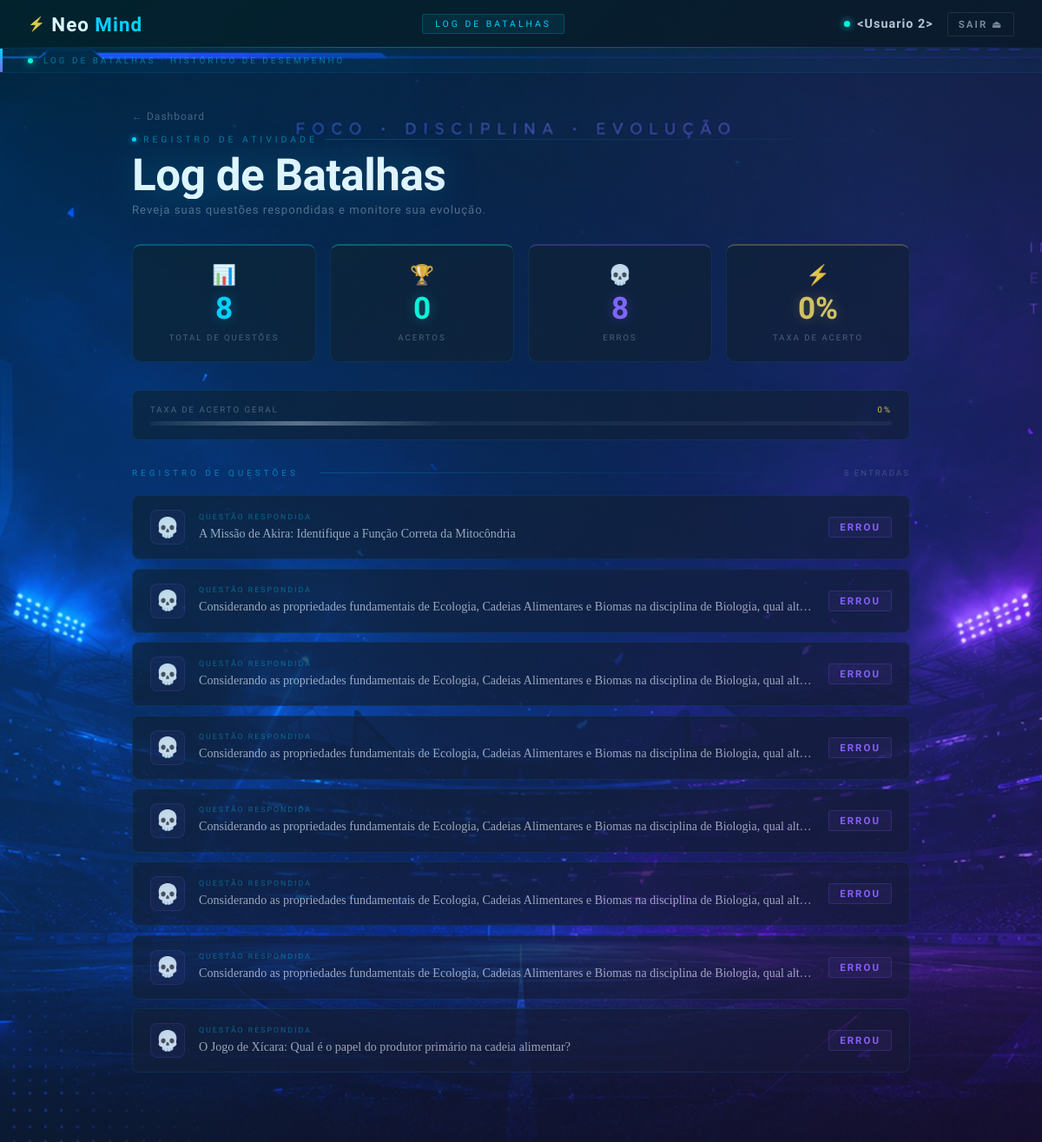
The app's page /historico (signed in) with its own data.
### app.py (models this page shows)
class Historico(db.Model):
    id = db.Column(db.Integer, primary_key=True)
    usuario = db.Column(db.String(100), nullable=False)
    pergunta = db.Column(db.String(200), nullable=False)
    resultado = db.Column(db.String(50), nullable=False)

### app.py (the view)
@app.route('/historico')
def historico():
    if 'usuario' not in session:
        return redirect('/login')
    usuario_atual = Usuario.query.filter_by(usuario=session['usuario']).first()
    historicos_usuario = Historico.query.filter_by(usuario=session['usuario']).all()
    return render_template('historico.html', historicos=historicos_usuario, usuario=usuario_atual)

### templates/historico.html (shortened to what this page needs)
<!DOCTYPE html>
<html lang="pt-br">
<head>
    <link rel="stylesheet" href="{{ url_for('static', filename='style.css') }}">
    <link rel="stylesheet" href="{{ url_for('static', filename='dashboard-fut.css') }}">
    <link rel="stylesheet" href="{{ url_for('static', filename='historico-fut.css') }}">
</head>
<body class="nm-body fut-body">
<canvas id="fut-particles" class="fut-particles-canvas"></canvas>
<div class="fut-transition-overlay" id="fut-transition"></div>
<div class="nm-blob nm-blob-1"></div>
<div class="nm-blob nm-blob-2"></div>
<nav class="fut-nav">
    <div class="fut-nav-logo"><span class="fut-nav-logo-icon">⚡</span>Neo<span>Mind</span></div>
    <div class="fut-nav-center"><span class="fut-nav-badge">LOG DE BATALHAS</span></div>
    <div class="fut-nav-right">
        <div class="fut-nav-user">
            <div class="fut-nav-user-dot"></div>
            <span class="fut-nav-username">{{ usuario }}</span>
        </div>
        <a href="/logout" class="fut-nav-exit">SAIR ⏏</a>
    </div>
</nav>
<div class="hfut-status-bar">
    <span class="hfut-status-dot"></span>
    <span>LOG DE BATALHAS · HISTÓRICO DE DESEMPENHO</span>
</div>
<div class="hfut-wrapper">
    <div class="hfut-page-header">
        <a href="/dashboard" class="hfut-breadcrumb">← Dashboard</a>
        <div class="hfut-eyebrow">
            <span class="hfut-eyebrow-dot"></span>
            REGISTRO DE ATIVIDADE
            <span class="hfut-eyebrow-line"></span>
        </div>
        <h1 class="hfut-page-title">Log de <em>Batalhas</em></h1>
        <p class="hfut-page-sub">Reveja suas questões respondidas e monitore sua evolução.</p>
    </div>
    {% if not historicos %}
    <div class="hfut-empty">
        <span class="hfut-empty-icon">📭</span>
        <h3 class="hfut-empty-title">Sem histórico ainda</h3>
        <p class="hfut-empty-text">Responda questões para ver seu desempenho registrado aqui!</p>
        <a href="/materias" class="hfut-empty-btn">⚡ Começar a Estudar →</a>
    </div>
    {% else %}
    {% set total   = historicos|length %}
    {% set acertos = historicos|selectattr('resultado', 'equalto', 'Acertou!')|list|length %}
    {% set taxa    = (acertos / total * 100)|round|int if total > 0 else 0 %}
    <div class="hfut-stats-grid">
        <div class="hfut-stat-card hfut-stat-total">
            <span class="hfut-stat-icon">📊</span>
            <span class="hfut-stat-num" data-target="{{ total }}">{{ total }}</span>
            <span class="hfut-stat-label">TOTAL DE QUESTÕES</span>
        </div>
        <div class="hfut-stat-card hfut-stat-win">
            <span class="hfut-stat-icon">🏆</span>
            <span class="hfut-stat-num" data-target="{{ acertos }}">{{ acertos }}</span>
            <span class="hfut-stat-label">ACERTOS</span>
        </div>
        <div class="hfut-stat-card hfut-stat-fail">
            <span class="hfut-stat-icon">💀</span>
            <span class="hfut-stat-num" data-target="{{ total - acertos }}">{{ total - acertos }}</span>
            <span class="hfut-stat-label">ERROS</span>
        </div>
        <div class="hfut-stat-card hfut-stat-rate">
            <span class="hfut-stat-icon">⚡</span>
            <span class="hfut-stat-num" data-target="{{ taxa }}" data-suffix="%">{{ taxa }}%</span>
            <span class="hfut-stat-label">TAXA DE ACERTO</span>
        </div>
    </div>
    <div class="hfut-progress-wrap">
        <div class="hfut-progress-label">
            <span>TAXA DE ACERTO GERAL</span>
            <span>{{ taxa }}%</span>
        </div>
        <div class="hfut-progress-track">
            <div class="hfut-progress-shine"></div>
        </div>
    </div>
    <div class="hfut-section-header">
        <span class="hfut-section-label">REGISTRO DE QUESTÕES</span>
        <span class="hfut-section-line"></span>
        <span class="hfut-section-count">{{ total }} ENTRADAS</span>
    </div>
    <div class="hfut-feed">
        {% for item in historicos|reverse %}
        <div class="hfut-card {% if 'Acertou' in item.resultado %}hfut-card-win{% else %}hfut-card-lose{% endif %}">
            <div class="hfut-card-icon">
                {% if 'Acertou' in item.resultado %}🏆{% else %}💀{% endif %}
            </div>
            <div class="hfut-card-body">
                <span class="hfut-card-tag">QUESTÃO RESPONDIDA</span>
                <p class="hfut-card-question">{{ item.pergunta }}</p>
            </div>
            <div class="hfut-card-result">
                {% if 'Acertou' in item.resultado %}ACERTOU{% else %}ERROU{% endif %}
            </div>
        </div>
        {% endfor %}
    </div>
    {% endif %}
</div>
</body>
</html>

### static/style.css (style rules this page uses)
:root { --bg: #04060e; --surface: #080c18; --surface2: #0e1220; --surface3: #131828; --border: rgba(0,212,255,0.08); --border-bright: rgba(0,212,255,0.18); --text: #e8eaf4; --text-muted: rgba(220,228,255,0.45); --text-dim: rgba(220,228,255,0.22); --green: #00d4ff; --green-dim: rgba(0,212,255,0.12); --green-glow: rgba(0,212,255,0.28); --purple: #8b5cf6; --purple-dim: rgba(139,92,246,0.15); --purple-glow: rgba(139,92,246,0.28); --pink: #06ffd4; --pink-dim: rgba(6,255,212,0.12); --cyan: #00d4ff; --cyan-dim: rgba(0,212,255,0.12); --gold: #e8c84a; --gold-dim: rgba(232,200,74,0.15); --gold-glow: rgba(232,200,74,0.3); --font-display: 'Rajdhani', sans-serif; --font-body: 'Exo 2', sans-serif; --radius: 10px; --radius-sm: 6px; --radius-lg: 14px; --nav-h: 56px; }
*, *::before, *::after { box-sizing: border-box; margin: 0; padding: 0; }
html { scroll-behavior: smooth; }
.nm-body { background-image: url("/static/uploads/fundo.png") !important; background-attachment: fixed !important; background-position: center !important; background-repeat: no-repeat !important; background-size: cover !important; overflow-x: hidden; }
.nm-blob { position: fixed; border-radius: 50%; filter: blur(140px); pointer-events: none; z-index: 0; animation: blobDrift 20s ease-in-out infinite alternate; }
.nm-blob-1 { width: 600px; height: 600px; background: rgba(139,92,246,0.07); top: -200px; right: -150px; animation-delay: 0s; }
.nm-blob-2 { width: 400px; height: 400px; background: rgba(0,212,255,0.05); bottom: 50px; left: -100px; animation-delay: -7s; }

### records on screen
Historico: pergunta "A Missão de Akira: Identifique a Função Correta da Mitocôndria", resultado "ERROU"
Historico: pergunta "Considerando as propriedades fundamentais de Ecologia, Cadeias Alimentares e Biomas na disciplina de Biologia, qual alt…", resultado "ERROU"
Historico: pergunta "Considerando as propriedades fundamentais de Ecologia, Cadeias Alimentares e Biomas na disciplina de Biologia, qual alt…", resultado "ERROU"
Historico: pergunta "Considerando as propriedades fundamentais de Ecologia, Cadeias Alimentares e Biomas na disciplina de Biologia, qual alt…", resultado "ERROU"
Historico: pergunta "Considerando as propriedades fundamentais de Ecologia, Cadeias Alimentares e Biomas na disciplina de Biologia, qual alt…", resultado "ERROU"
Historico: pergunta "Considerando as propriedades fundamentais de Ecologia, Cadeias Alimentares e Biomas na disciplina de Biologia, qual alt…", resultado "ERROU"
Historico: pergunta "Considerando as propriedades fundamentais de Ecologia, Cadeias Alimentares e Biomas na disciplina de Biologia, qual alt…", resultado "ERROU"
Historico: pergunta "O Jogo de Xícara: Qual é o papel do produtor primário na cadeia alimentar?", resultado "ERROU"

### other values on screen
{{ usuario }} "<Usuario 2>"
{{ total }} "8"
{{ acertos }} "0"
{{ total - acertos }} "8"
{{ taxa }} "0"
